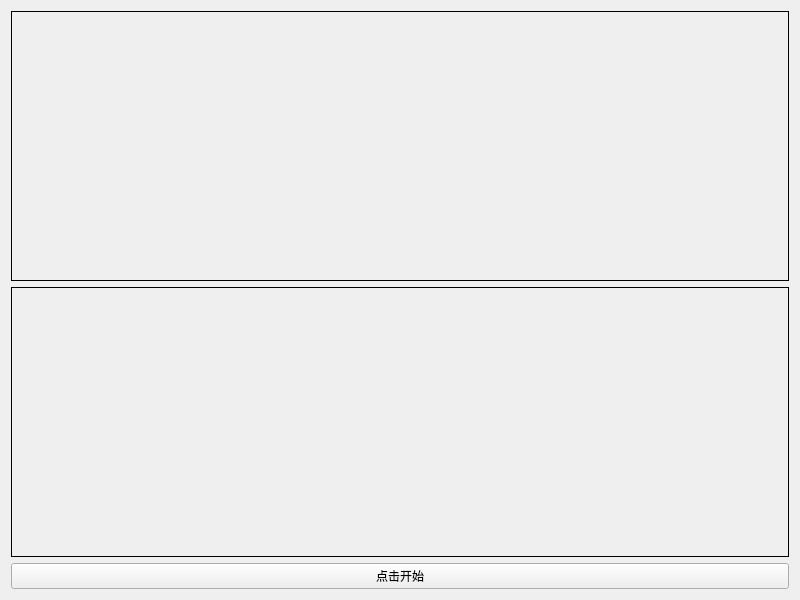
<?xml version="1.0" encoding="UTF-8"?>
<ui version="4.0">
 <class>Widget</class>
 <widget class="QWidget" name="Widget">
  <property name="geometry">
   <rect>
    <x>0</x>
    <y>0</y>
    <width>800</width>
    <height>600</height>
   </rect>
  </property>
  <property name="windowTitle">
   <string>Widget</string>
  </property>
  <layout class="QVBoxLayout" name="verticalLayout">
   <item>
    <widget class="QLabel" name="label">
     <property name="font">
      <font>
       <pointsize>25</pointsize>
      </font>
     </property>
     <property name="frameShape">
      <enum>QFrame::Box</enum>
     </property>
     <property name="text">
      <string/>
     </property>
     <property name="alignment">
      <set>Qt::AlignCenter</set>
     </property>
    </widget>
   </item>
   <item>
    <widget class="QLabel" name="label_2">
     <property name="font">
      <font>
       <pointsize>25</pointsize>
      </font>
     </property>
     <property name="frameShape">
      <enum>QFrame::Box</enum>
     </property>
     <property name="text">
      <string/>
     </property>
     <property name="alignment">
      <set>Qt::AlignCenter</set>
     </property>
    </widget>
   </item>
   <item>
    <widget class="QPushButton" name="pushButton">
     <property name="text">
      <string>点击开始</string>
     </property>
    </widget>
   </item>
  </layout>
 </widget>
 <resources/>
 <connections/>
</ui>
